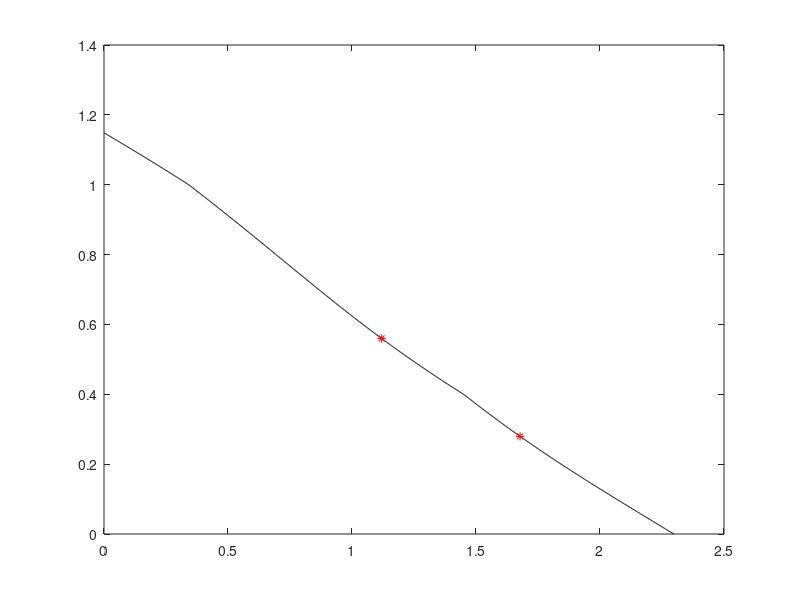

Here is the MATLAB script that generated this plot: (Note: this script raises an error after producing the figure.)
P =1;
M = 2; %% objs
%%%%%%%%%%%%%%%%%%%%%%%%%%%%%%%%%%%%%%%%%%%%%%%%%%%%%%%%%%
x=[0:0.001:1];
A=1;
B=1;
S=2;
l = 12;
m1 = 2 + min(sin(2.*A.*pi.*power(x,B)), cos(2.*A.*pi.*power(x,B)-pi./l))./(power(2,S)); %%A.*power(2,S)
m=m1.^(0.2)
f1=2*m.*(x);
f2=m.*(1-x);
plot(f1,f2,'k');
hold on
% %%%%%%%%%%%%%%%%%%%%%%%%%%%%%%%%%%%%%%%%%%%%%%%%%%%%%%%%%%
%%%%%%%%%%%%%%%%%%%%%%%%%%%%%%%%%%%%%%%%%%%%%%%%%%%%%%%%%%
%% parameters in knee function;
m1 = 2 + min(sin(2.*A.*pi.*power(x,B)), cos(2.*A.*pi.*power(x,B)-pi./l))./(power(2,S)); %%A.*power(2,S)
%% find the index of the minima  
[~,N] = size(x); %% the size of x
index = round(N/2); %% there are two minima of the knee function. 
[mm,mxid] = min(m1(1,1:index));
[mm2,mxid2] = min(m1(1,index:N));
%% corresponding x 
xknee = [];
minx = x(mxid);
minx2 = x(mxid2+index-1);
xknee =[xknee;minx;minx2];
fxknee = repmat(xknee',M-1,1); %% the xknee set.
%%%%%%%%%%%%%%%%%%%%%%%%%%%%%%%%%%%%%%%%%%%%%%%%%%%%%%%%%%%%%%%%%%%%%%%%%%%
%% parameters in knee function;
m1 = 2 + min(sin(2.*A.*pi.*power(x,B)), cos(2.*A.*pi.*power(x,B)-pi./l))./(power(2,S)); %%A.*power(2,S)
%% find the index of the minima  
[~,N] = size(x); %% the size of x
index = round(N/2); %% there are two minima of the knee function. 
[mm,mxid] = min(m1(1,1:index));
[mm2,mxid2] = min(m1(1,index:N));
%% corresponding x 
xknee = [];
minx = x(mxid);
minx2 = x(mxid2+index-1);
xknee =[xknee;minx;minx2];
fxknee = repmat(xknee',M-1,1); %% the xknee set.
%%%%%%%%%%%%%%%%%%%%%%%%%%%%%%%%%%%%%%%%%%%%%%%%%%%%%%%%%%%%%%%%%%%%%%%%%%%
%% parameters in knee function;
m1 = 2 + min(sin(2.*A.*pi.*power(x,B)), cos(2.*A.*pi.*power(x,B)-pi./l))./(power(2,S)); %%A.*power(2,S)
%%%%%%%%%%%%%%%%%%%%%%%%%%%%%%%%%%%%%%%%%%%%%%%%%%%%%%%%%%%%%%%%%%%%%%%%%%%
%% find the index of the minima  
[~,N] = size(x); %% the size of x
index = round(N/2); %% there are two minima of the knee function. 
[mm,mxid] = min(m1(1,1:index));
[mm2,mxid2] = min(m1(1,index:N));
%% corresponding x 
xknee = [];
minx = x(mxid);
minx2 = x(mxid2+index-1);
xknee =[xknee;minx;minx2];
fxknee = repmat(xknee',M-1,1); %% the xknee set.
%%%%%%%%%%%%%%%%%%%%%%%%%%%%%%%%%%%%%%%%%%%%%%%%%%%%%%%%%%%%%%%%%%%%%%%%%%%
%% do combinations among the fxknee. [1 2;4 5;7 8;10 11;13 14....] 
%% if there are 1 interval, then there are in the same line
com = zeros(M-1,2); %% 2 --> two minima
for i=1:M-1
   com(i,1) = 3*i-2;
   com(i,2) = 3*i-1;
end
com2 = reshape(com,[1,2*(M-1)]);
com3 = combnk(com2,M-1);
fcom = [];
[nr,nc] = size(com3);
for i=1:nr
    com4 = combnk(com3(i,:),2);
    [row,col] = size(com4);
    com5 = com4(:,2)-com4(:,1);
    if ~any((com5+1)==0) & ~any((com5-1)==0)
        fcom = [fcom;com3(i,:)];
    end
end
fcom = sort(fcom,2); %% sort array and save the position of the xknee.
[nrf,ncf] = size(fcom);
oxknee = xknee';
vark = []; %% save the true x knee point
ffcom = mod(fcom,3);
for i=1:nrf
    for j =1: ncf
        if ffcom(i,j) == 1
            tmp =  oxknee(1,1);
            vark(i,j) = tmp;
        end
        if  ffcom(i,j) == 2
            tmp =  oxknee(1,2);
            vark(i,j) = tmp;
        end
    end
end
mk = zeros(nrf,M-1);
mknee = zeros(nrf,1);
for i=1:M-1
    mk(:,i)  = 2 + min(sin(2.*A.*pi.*power(vark(:,i),B)), cos(2.*A.*pi.*power(vark(:,i),B)-pi./l))./(power(2,S)); %%A.*power(2,S)
end
Tr = mk'; %% transposition
if M>2
   mknee = prod(Tr(:,1:nrf))./(M-1); %% multiplicative
end
if M==2
   mknee = Tr(:,1:nrf)./(M-1); %% multiplicative
end
mknee = (mknee').^(0.2); %% transposition
%% construct the shape functions:           
PopObj = ones(nrf,M);     
for i=1:M
                if mod(i,2) == 1
                 PopObj(:,i) = PopObj(:,i).*(1.0 + 1).* mknee;
                end
                if mod(i,2) == 0 
                 PopObj(:,i) = PopObj(:,i).*(1.0 + 0).* mknee;
                end
 end
 for i=1:M
               for j=1:M-i
                  PopObj(:,i) =  PopObj(:,i).*power(vark(:,j), P);
               end
               if i~=1
                   aux = M - i +1;
                   PopObj(:,i)= PopObj(:,i).*(1 - power(vark(:,aux), P));
               end
 end
%%%%%%%%%%%%%%%%%%%%%%%%%%%%%%%%%%%%%%%%%%%%%%%%%%%%%%%%%%
plot(PopObj(:,1),PopObj(:,2),'r*');
hold on
%%%%%%%%%%%%%%%%%%%%%%%%%%%%%%%%%%%%%%%%%%%%%%%%%%%%%%%%%%%
saveKnee('PMOP10-',PopObj,M);
% view(124,21)
